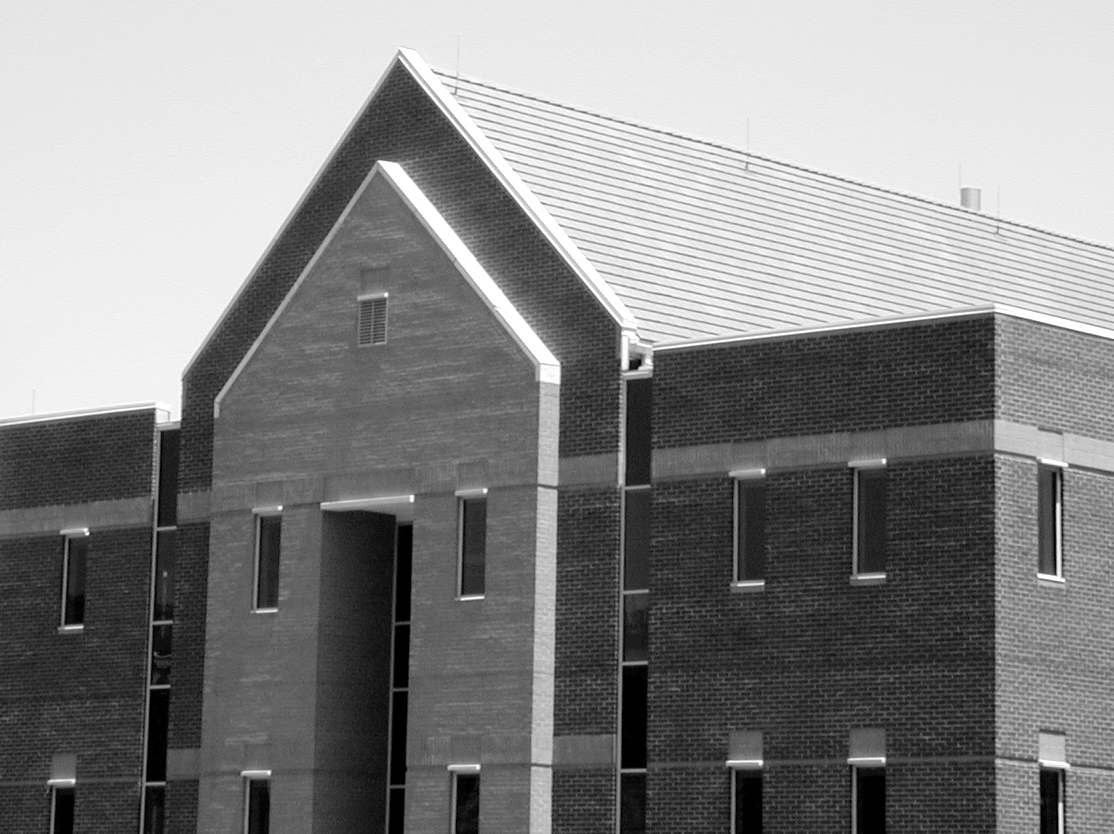
#> input picture algorithms/5 - Segmentation Edge Detection/1 - Smoothing Edge Detection Effects/img_1.tif, 1114 x 834 px
$ python bordas_s.py img_1.tif saida.tif 100   (older library calls are emulated)
#> lines starting #> are read from the running program, lines starting #| are printed output that depends on the picture
# Universidade Federal de Viçosa - Campus Rio Paranaíba
# Sistemas de Informação - Processamento Digital de Imagens
#
# Professor: Joao Mari
# Autores:
#          - MatheusRV (3929)
#          - iguit0 (3902)
#          - ThiagoMunich (3628)
#
# Segmentação – Detecção de bordas
# Efeitos da suavização da detecção de bordas
# Como Executar:
#  $ python bordas_s.py <img_entrada> <img_saida> <mask_size>
# Utilizar o filtro da média.
# Utilizar o gradiente de Sobel.
#

import sys
import numpy as np
import matplotlib.pyplot as plt
from scipy import misc
from scipy.ndimage import filters
from skimage import img_as_float

def loadImg(arg):
#> called with arg = 'img_1.tif'
    return misc.imread(arg)
#> returned value is the input picture: shape (834, 1114); min 0, max 255, mean 133.3

# Lê a imagem a partir de um arquivo
img_1 = loadImg(sys.argv[1])
saida = sys.argv[2]+'.tif'
mask_size = int(sys.argv[3]) # tamanho da mascara

# Converte os pixels em float, com valores entre 0 e 1
img_1 = img_as_float(img_1)

# Aplica o filtro da média
ave_masc = np.ones([mask_size, mask_size], dtype = float)
ave_masc = ave_masc / (mask_size * mask_size)
img_1 = filters.correlate(img_1, ave_masc)
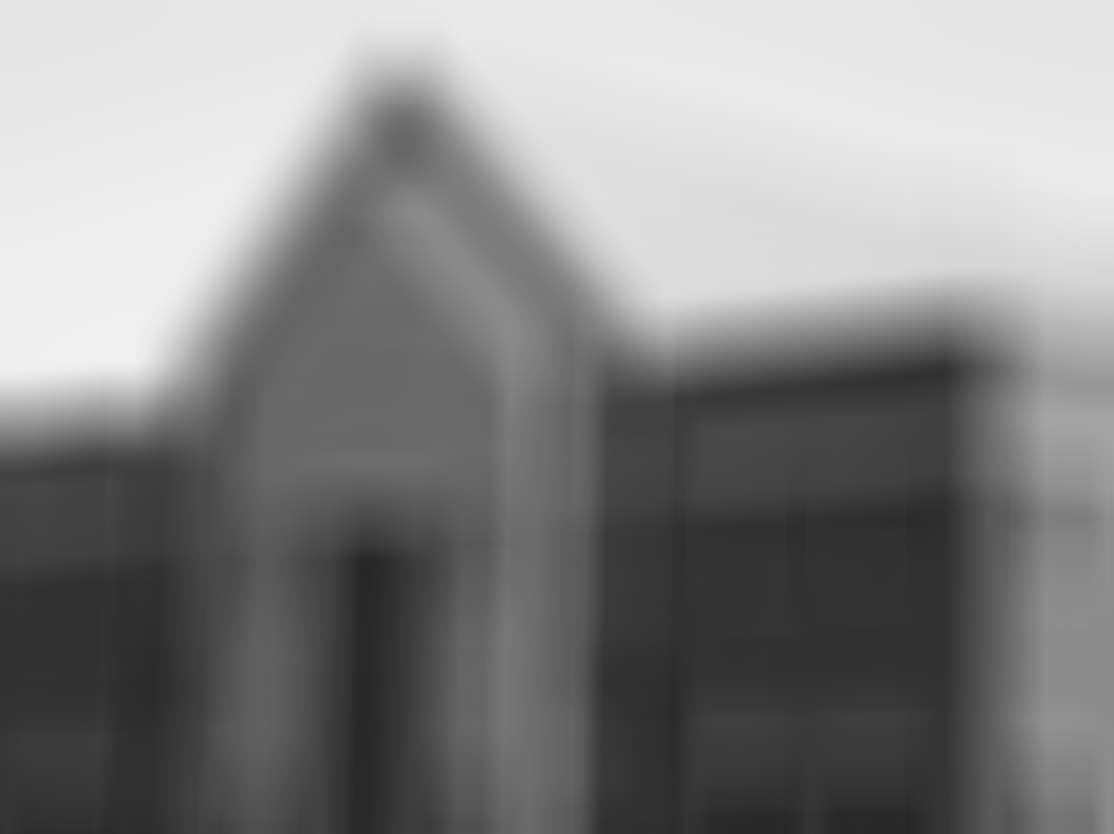
#> img_1: shape (834, 1114) float64; min 0.15, max 0.946, mean 0.523

# Operadores de Sobel Horizontal
sob_h = np.array([[ -1., -2., -1.],
                 [  0.,  0.,  0.],
                 [  1.,  2.,  1.]], dtype = float)

# Operadores de Sobel Vertical
sob_v = np.array([[ -1.,  0.,  1.],
                  [ -2.,  0.,  2.],
                  [ -1.,  0.,  1.]], dtype = float)

# Aplica Gradiente de Sobel
img_saida_h = filters.correlate(img_1, sob_h)
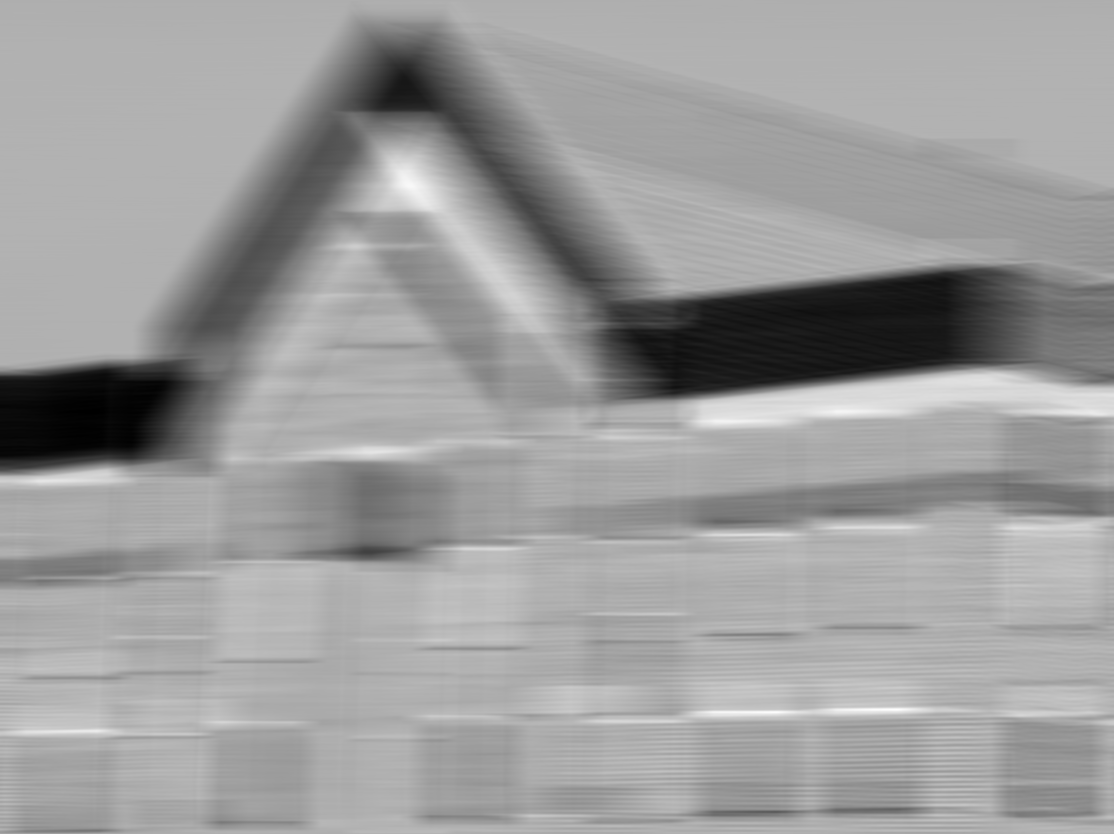
#> img_saida_h: shape (834, 1114) float64; min -0.0606, max 0.0278, mean -0.00632; drawn with min black and max white
img_saida_v = filters.correlate(img_1, sob_v)
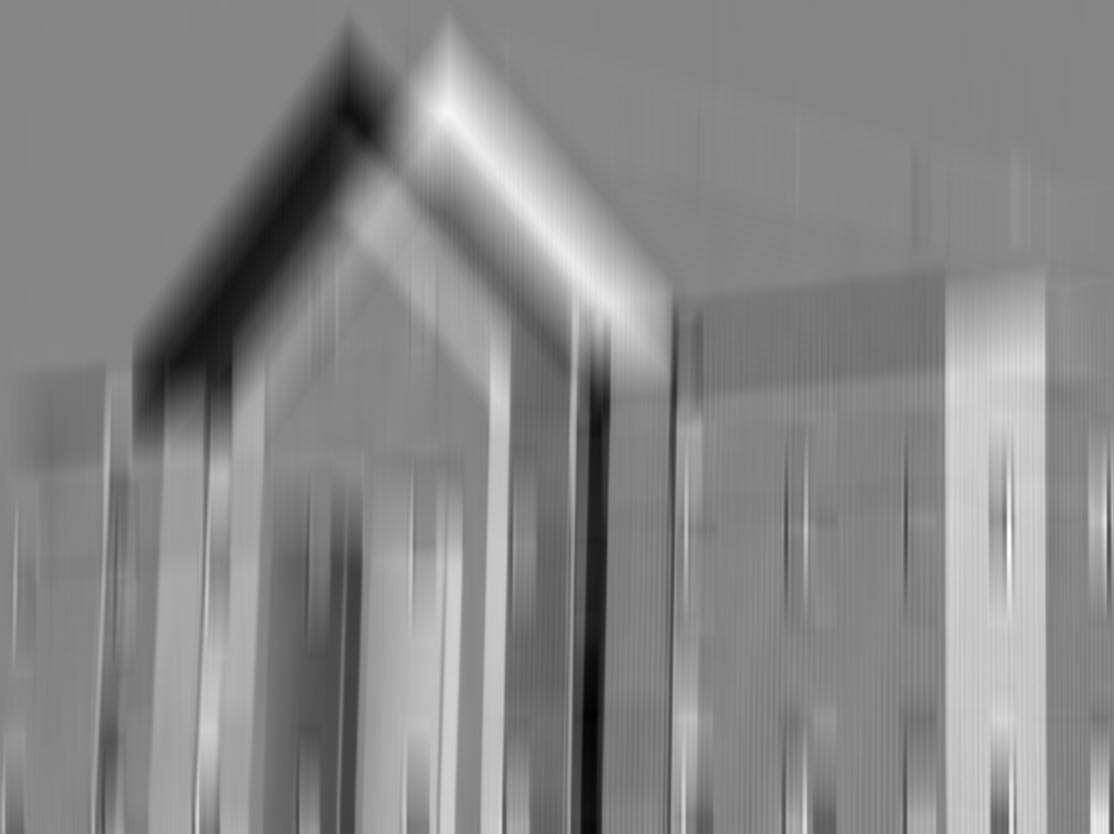
#> img_saida_v: shape (834, 1114) float64; min -0.0584, max 0.0532, mean 0.000866; drawn with min black and max white

# Magnitude do gradiente
img_saida = np.sqrt(img_saida_h**2 + img_saida_v**2)
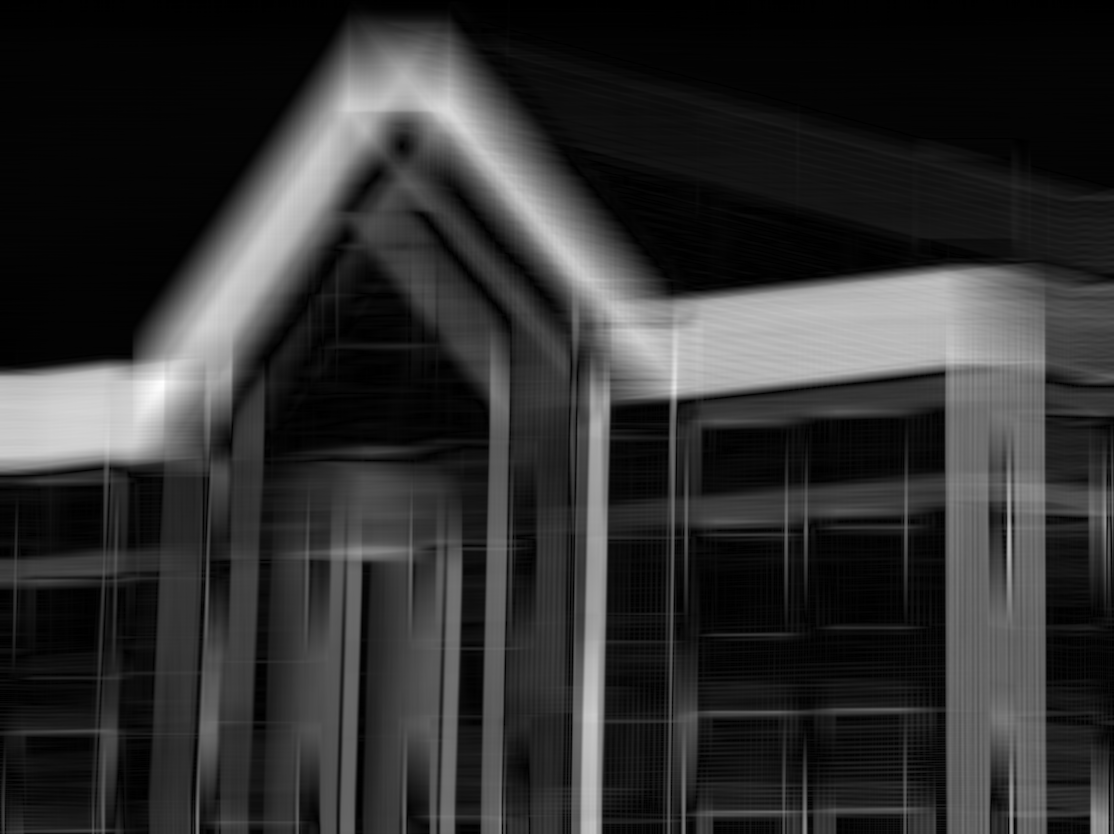
#> img_saida: shape (834, 1114) float64; min 1.57e-06, max 0.0731, mean 0.014; drawn with min black and max white

# Faz o salvamento das imagens de saída após o processamento
misc.imsave(saida, img_saida)

'''
# Organiza o plot das imagens
plt.figure()
plt.subplot(221);
plt.imshow(img_1, cmap='gray', interpolation='nearest');
plt.title('img_entrada')
plt.subplot(222);
plt.imshow(img_saida, cmap='gray', interpolation='nearest')
plt.title('img_saida')

# Plota as imagens de entrada e saída na tela
plt.show()
'''
